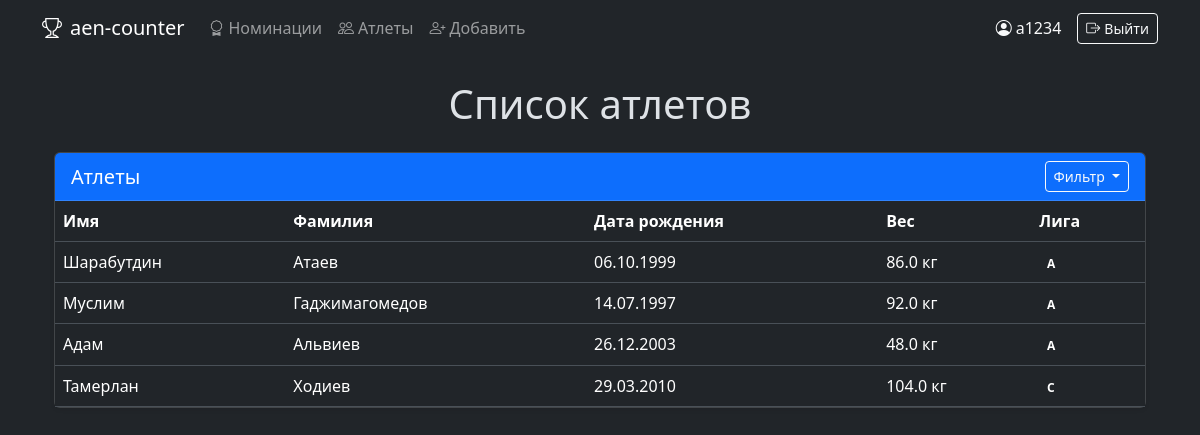
The page /athlets (signed in) on the database its author committed.
### data/users.py (models this page shows, shortened)
class User(SqlAlchemyBase, UserMixin):
    __tablename__ = 'users'
    id = sa.Column(sa.Integer, primary_key=True, autoincrement=True)
    username = sa.Column(sa.String, nullable=False, unique=True)
    hashed_password = sa.Column(sa.String, nullable=False)

### data/athletes.py (models this page shows)
class Athlete(SqlAlchemyBase):
    __tablename__ = 'athletes'
    id = sa.Column(sa.Integer, primary_key=True, autoincrement=True)
    name = sa.Column(sa.String, nullable=False)
    surname = sa.Column(sa.String, nullable=False)
    birth_date = sa.Column(sa.Date, nullable=False)
    weight = sa.Column(sa.Float)
    league = sa.Column(sa.Integer)

### main.py (the view)
@app.route('/athlets')
def athlets():
    db_sess = db_session.create_session()
    sort_by = request.args.get('sort')
    sort_order = request.args.get('order')
    query = db_sess.query(Athlete)
    if sort_by == 'surname':
        if sort_order == 'asc':
            query = query.order_by(Athlete.surname.asc())
        else:
            query = query.order_by(Athlete.surname.desc())
    elif sort_by == 'weight':
        if sort_order == 'asc':
            query = query.order_by(Athlete.weight.asc())
        else:
            query = query.order_by(Athlete.weight.desc())
    elif sort_by == 'league':
        if sort_order == 'asc':
            query = query.order_by(Athlete.league.asc())
        else:
            query = query.order_by(Athlete.league.desc())
    athletes = query.all()
    return render_template('list_athlets.html', athletes=athletes, title='Атлеты')

### data/db_session.py (called while the page is built)
def create_session() -> Session:
    global __factory
    return __factory()

### main.py (called while the page is built)
@login_manager.user_loader
def load_user(user_id):
    db_sess = db_session.create_session()
    return db_sess.query(User).get(user_id)

### templates/list_athlets.html (shortened to what this page needs)
{% extends "base.html" %}
{% block content %}
<div class="container mt-4">
    <h1 class="text-center mb-4">Список атлетов</h1>
    <div class="card shadow-sm">
        <div class="card-header bg-primary text-white">
            <div class="d-flex justify-content-between align-items-center">
                <h5 class="mb-0">Атлеты</h5>
                <div class="dropdown">
                    <button class="btn btn-sm btn-outline-light dropdown-toggle" type="button" id="sortDropdown"
                            data-bs-toggle="dropdown" aria-expanded="false">
                        Фильтр
                    </button>
                </div>
            </div>
        </div>
        <div class="table-responsive">
            <table class="table table-hover mb-0">
                <thead class="thead-light">
                    <tr>
                        <th scope="col" class="text-nowrap">Имя</th>
                        <th scope="col" class="text-nowrap">
                            Фамилия
                        </th>
                        <th scope="col" class="text-nowrap">Дата рождения</th>
                        <th scope="col" class="text-nowrap">
                            Вес
                        </th>
                        <th scope="col" class="text-nowrap">
                            Лига
                        </th>
                    </tr>
                </thead>
                <tbody>
                    {% for athlete in athletes %}
                    <tr>
                        <td>{{ athlete.name }}</td>
                        <td>{{ athlete.surname }}</td>
                        <td>{{ athlete.birth_date.strftime('%d.%m.%Y') }}</td>
                        <td>{{ athlete.weight }} кг</td>
                        <td>
                            <span class="badge
                                {% if athlete.league == 0 %}
                                {% elif athlete.league == 1 %}
                                {% elif athlete.league == 2 %}
                                {% endif %}">
                                {% if athlete.league == 0 %}А
                                {% elif athlete.league == 1 %}Б
                                {% elif athlete.league == 2 %}C
                                {% elif athlete.league == 3 %}О
                                {% endif %}
                            </span>
                        </td>
                    </tr>
                    {% endfor %}
                </tbody>
            </table>
        </div>
    </div>
</div>
{% endblock %}

### templates/base.html (shortened to what this page needs)
<!doctype html>
<html lang="ru" data-bs-theme="dark">
<head>
    <link href="https://cdn.jsdelivr.net/npm/bootstrap@5.3.5/dist/css/bootstrap.min.css" rel="stylesheet"
>
    <link rel="stylesheet" href="https://cdn.jsdelivr.net/npm/bootstrap-icons@1.11.1/font/bootstrap-icons.css">
</head>
<body>
<nav class="navbar navbar-expand-lg bg-dark navbar-dark mb-4">
    <div class="container">
        <a class="navbar-brand" href="/">
            <i class="bi bi-trophy me-2"></i>aen-counter
        </a>
        <div class="collapse navbar-collapse" id="navbarSupportedContent">
            <ul class="navbar-nav me-auto mb-2 mb-lg-0">
                <li class="nav-item">
                    <a class="nav-link" href="/nomination">
                        <i class="bi bi-award me-1"></i>Номинации
                    </a>
                </li>
                <li class="nav-item">
                    <a class="nav-link" href="/athlets">
                        <i class="bi bi-people me-1"></i>Атлеты
                    </a>
                </li>
                <li class="nav-item">
                    <a class="nav-link" href="/add_athlete">
                        <i class="bi bi-person-plus me-1"></i>Добавить
                    </a>
                </li>
            </ul>
            <div class="d-flex gap-2 align-items-center">
                {% if current_user.is_authenticated %}
                    <span class="text-light me-2">
                        <i class="bi bi-person-circle me-1"></i>{{ current_user.username }}
                    </span>
                    <a href="/logout" class="btn btn-outline-light btn-sm">
                        <i class="bi bi-box-arrow-right me-1"></i>Выйти
                    </a>
                {% endif %}
            </div>
        </div>
    </div>
</nav>
<div class="container">
    {% block content %}{% endblock %}
</div>
</body>
</html>

### rows shown on the page
User: username "a1234"
Athlete: name "Шарабутдин", surname "Атаев", birth_date "06.10.1999", weight "86.0", league "А"
Athlete: name "Муслим", surname "Гаджимагомедов", birth_date "14.07.1997", weight "92.0", league "А"
Athlete: name "Адам", surname "Альвиев", birth_date "26.12.2003", weight "48.0", league "А"
Athlete: name "Тамерлан", surname "Ходиев", birth_date "29.03.2010", weight "104.0", league "C"
